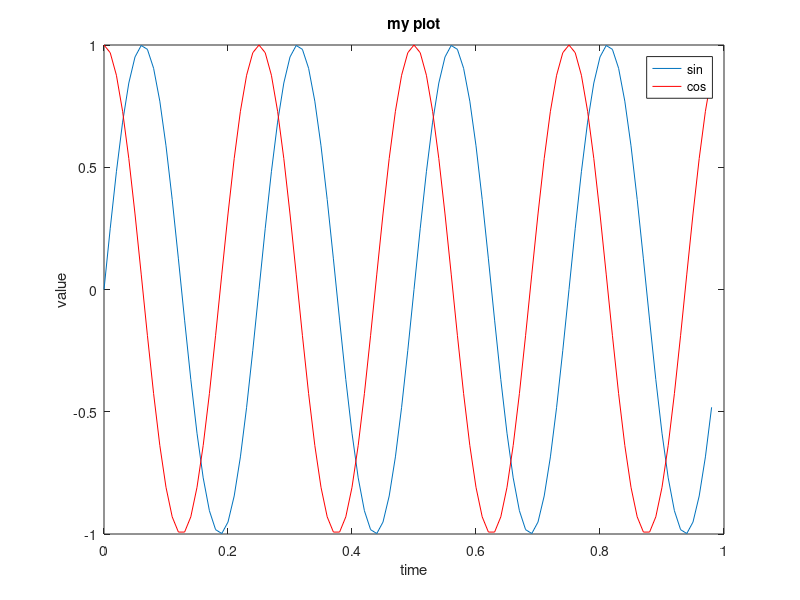

Source code (MATLAB):
%% plotting
t = [0:0.01:0.98];
y1 = sin(2*pi*4*t); 
plot(t,y1);
y2 = cos(2*pi*4*t);
hold on;  % "hold off" to turn off
plot(t,y2,'r');
xlabel('time');
ylabel('value');
legend('sin','cos');
title('my plot');
